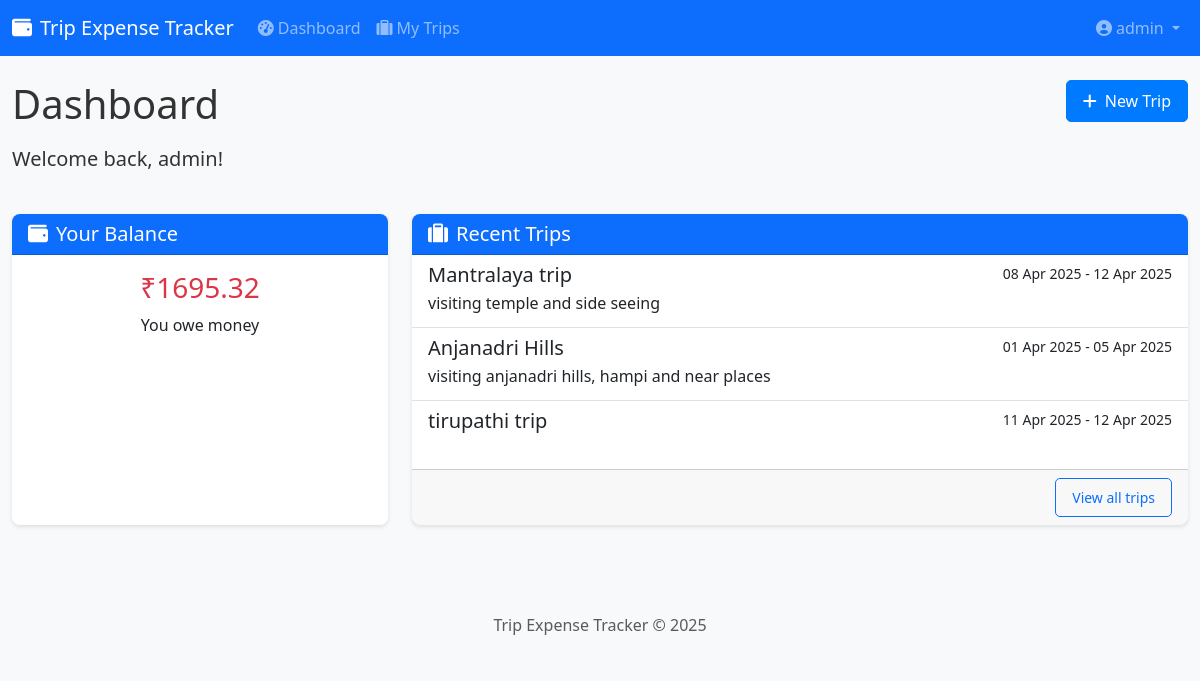
The app's page / (signed in) with its own data.
### expense_tracker/backend/models/user.py (models this page shows, shortened)
class User(UserMixin, db.Model):
    id = db.Column(db.Integer, primary_key=True)
    email = db.Column(db.String(120), unique=True, nullable=False, index=True)
    name = db.Column(db.String(100), nullable=False)
    password_hash = db.Column(db.String(128))
    created_at = db.Column(db.DateTime, default=datetime.utcnow)
    last_seen = db.Column(db.DateTime, default=datetime.utcnow)
    is_admin = db.Column(db.Boolean, default=False)
    trips_created = db.relationship('Trip', backref='admin', lazy='dynamic', foreign_keys='Trip.admin_id')
    def get_trips(self):
        from expense_tracker.backend.models.trip import Trip
        admin_trips = Trip.query.filter_by(admin_id=self.id).all()
        participant_trips = Trip.query.filter(Trip.participants.contains(str(self.id))).all()
        all_trips = list(set(admin_trips + participant_trips))
        return all_trips
    def get_total_balance(self):
        trips = self.get_trips()
        total_balance = 0
        for trip in trips:
            total_balance += trip.calculate_user_balance(self.id)
        return total_balance

### expense_tracker/backend/models/trip.py (models this page shows, shortened)
class Trip(db.Model):
    id = db.Column(db.Integer, primary_key=True)
    name = db.Column(db.String(100), nullable=False)
    description = db.Column(db.Text, nullable=True)
    start_date = db.Column(db.DateTime, nullable=False)
    end_date = db.Column(db.DateTime, nullable=False)
    created_at = db.Column(db.DateTime, default=datetime.utcnow)
    updated_at = db.Column(db.DateTime, default=datetime.utcnow, onupdate=datetime.utcnow)
    admin_id = db.Column(db.Integer, db.ForeignKey('user.id'), nullable=False)
    participants = db.Column(db.Text, nullable=False, default=json.dumps([]))
    unregistered_participants = db.Column(db.Text, nullable=False, default=json.dumps([]))
    advances_json = db.Column(db.Text, default=json.dumps({}))
    general_payments_json = db.Column(db.Text, default=json.dumps([]))
    expenses = db.relationship('Expense', backref='trip', lazy='dynamic', cascade='all, delete-orphan')
    def calculate_user_balance(self, user_id):
        from expense_tracker.backend.models.expense import Expense
        if isinstance(user_id, str) and user_id.startswith('unregistered_'):
            return self.calculate_unregistered_balance(user_id)
        total_paid = sum(expense.amount for expense in
                         Expense.query.filter_by(trip_id=self.id, payer_id=str(user_id)))
        total_paid += self.get_participant_general_payments(user_id)
        advances = self.get_advances()
        advance_amount = advances.get(str(user_id), 0)
        total_paid += advance_amount
        total_share = 0
        for expense in self.expenses:
            shares = expense.get_shares()
            if str(user_id) in shares:
                total_share += shares[str(user_id)]
        return total_paid - total_share
    def get_advances(self):
        if not self.advances_json:
            return {}
        return json.loads(self.advances_json)
    def get_general_payments(self):
        if not self.general_payments_json:
            return []
        return json.loads(self.general_payments_json)
    def get_participant_general_payments(self, participant_id):
        payments = self.get_general_payments()
        total = sum(payment['amount'] for payment in payments
                   if payment['participant_id'] == str(participant_id))
        return total

### expense_tracker/backend/routes/main.py (the view)
@bp.route('/')
def index():
    if current_user.is_authenticated:
        trips = current_user.get_trips()
        recent_trips = sorted(trips, key=lambda t: t.updated_at, reverse=True)[:5]
        total_balance = current_user.get_total_balance()
        return render_template('main/dashboard.html',
                              recent_trips=recent_trips,
                              total_balance=total_balance)
    else:
        return render_template('main/index.html')

### expense_tracker/backend/models/expense.py (called while the page is built)
    def get_shares(self):
        return json.loads(self.shares)

### expense_tracker/backend/templates/main/dashboard.html (shortened to what this page needs)
{% extends "base.html" %}
{% block content %}
<div class="row mb-4">
    <div class="col-md-8">
        <h1 class="mb-3">Dashboard</h1>
        <p class="lead">Welcome back, {{ current_user.name }}!</p>
    </div>
    <div class="col-md-4 text-end">
        <a href="{{ url_for('trips.add_trip') }}" class="btn btn-primary">
            <i class="fas fa-plus me-2"></i>New Trip
        </a>
    </div>
</div>
<div class="row">
    <div class="col-md-4 mb-4">
        <div class="card h-100">
            <div class="card-header bg-primary text-white">
                <h5 class="card-title mb-0">
                    <i class="fas fa-wallet me-2"></i>Your Balance
                </h5>
            </div>
            <div class="card-body text-center">
                {% if total_balance > 0 %}
                <h3 class="text-success">₹{{ total_balance|round(2) }}</h3>
                <p>You are owed money</p>
                {% elif total_balance < 0 %}
                <h3 class="text-danger">₹{{ (total_balance * -1)|round(2) }}</h3>
                <p>You owe money</p>
                {% else %}
                <h3>₹0.00</h3>
                <p>You're all settled up!</p>
                {% endif %}
            </div>
        </div>
    </div>
    <div class="col-md-8 mb-4">
        <div class="card h-100">
            <div class="card-header bg-primary text-white">
                <h5 class="card-title mb-0">
                    <i class="fas fa-suitcase me-2"></i>Recent Trips
                </h5>
            </div>
            <div class="card-body p-0">
                {% if recent_trips %}
                <div class="list-group list-group-flush">
                    {% for trip in recent_trips %}
                    <a href="{{ url_for('trips.view_trip', trip_id=trip.id) }}" class="list-group-item list-group-item-action">
                        <div class="d-flex w-100 justify-content-between">
                            <h5 class="mb-1">{{ trip.name }}</h5>
                            <small>{{ trip.start_date.strftime('%d %b %Y') }} - {{ trip.end_date.strftime('%d %b %Y') }}</small>
                        </div>
                        <p class="mb-1">{{ trip.description|truncate(100) }}</p>
                    </a>
                    {% endfor %}
                </div>
                {% else %}
                <div class="text-center p-4">
                    <p class="mb-0">You don't have any trips yet.</p>
                    <a href="{{ url_for('trips.add_trip') }}" class="btn btn-sm btn-outline-primary mt-2">Create your first trip</a>
                </div>
                {% endif %}
            </div>
            {% if recent_trips %}
            <div class="card-footer text-end">
                <a href="{{ url_for('trips.list_trips') }}" class="btn btn-sm btn-outline-primary">View all trips</a>
            </div>
            {% endif %}
        </div>
    </div>
</div>
{% endblock %}

### expense_tracker/backend/templates/base.html (shortened to what this page needs)
<!DOCTYPE html>
<html lang="en">
<head>
    <link href="https://cdn.jsdelivr.net/npm/bootstrap@5.3.0-alpha1/dist/css/bootstrap.min.css" rel="stylesheet">
    <link rel="stylesheet" href="https://cdnjs.cloudflare.com/ajax/libs/font-awesome/6.0.0/css/all.min.css">
    <link rel="stylesheet" href="{{ url_for('static', filename='css/style.css') }}">
</head>
<body>
    <nav class="navbar navbar-expand-lg navbar-dark bg-primary">
        <div class="container">
            <a class="navbar-brand" href="{{ url_for('main.index') }}">
                <i class="fas fa-wallet me-2"></i>Trip Expense Tracker
            </a>
            <div class="collapse navbar-collapse" id="navbarNav">
                <ul class="navbar-nav me-auto">
                    {% if current_user.is_authenticated %}
                    <li class="nav-item">
                        <a class="nav-link" href="{{ url_for('main.dashboard') }}">
                            <i class="fas fa-tachometer-alt me-1"></i>Dashboard
                        </a>
                    </li>
                    <li class="nav-item">
                        <a class="nav-link" href="{{ url_for('trips.list_trips') }}">
                            <i class="fas fa-suitcase me-1"></i>My Trips
                        </a>
                    </li>
                    {% endif %}
                </ul>
                <ul class="navbar-nav">
                    {% if current_user.is_authenticated %}
                    <li class="nav-item dropdown">
                        <a class="nav-link dropdown-toggle" href="#" id="userDropdown" role="button" data-bs-toggle="dropdown">
                            <i class="fas fa-user-circle me-1"></i>{{ current_user.name }}
                        </a>
                    </li>
                    {% endif %}
                </ul>
            </div>
        </div>
    </nav>
    <div class="container mt-4">
        {% block content %}{% endblock %}
    </div>
    <footer class="footer mt-5 py-3 bg-light">
        <div class="container text-center">
            <span class="text-muted">Trip Expense Tracker &copy; 2025</span>
        </div>
    </footer>
</body>
</html>

### expense_tracker/backend/static/css/style.css (style rules this page uses)
body { font-family: 'Segoe UI', Tahoma, Geneva, Verdana, sans-serif; background-color: #f8f9fa; color: #333; }
.container { max-width: 1200px; }
.card { border-radius: 8px; box-shadow: 0 2px 4px rgba(0, 0, 0, 0.1); margin-bottom: 20px; border: none; }
.card-header { border-radius: 8px 8px 0 0 !important; font-weight: 500; }
.btn { border-radius: 5px; padding: 8px 16px; font-weight: 500; }
.btn-primary { background-color: #007bff; border-color: #007bff; }

### records on screen
User: name "admin"
Trip: name "Mantralaya trip", start_date "08 Apr 2025", end_date "12 Apr 2025", description "visiting temple and side seeing"
Trip: name "Anjanadri Hills", start_date "01 Apr 2025", end_date "05 Apr 2025", description "visiting anjanadri hills, hampi and near places"
Trip: name "tirupathi trip", start_date "11 Apr 2025", end_date "12 Apr 2025"

### other values on screen
{{ (total_balance * -1)|round(2) }} "1695.32"
